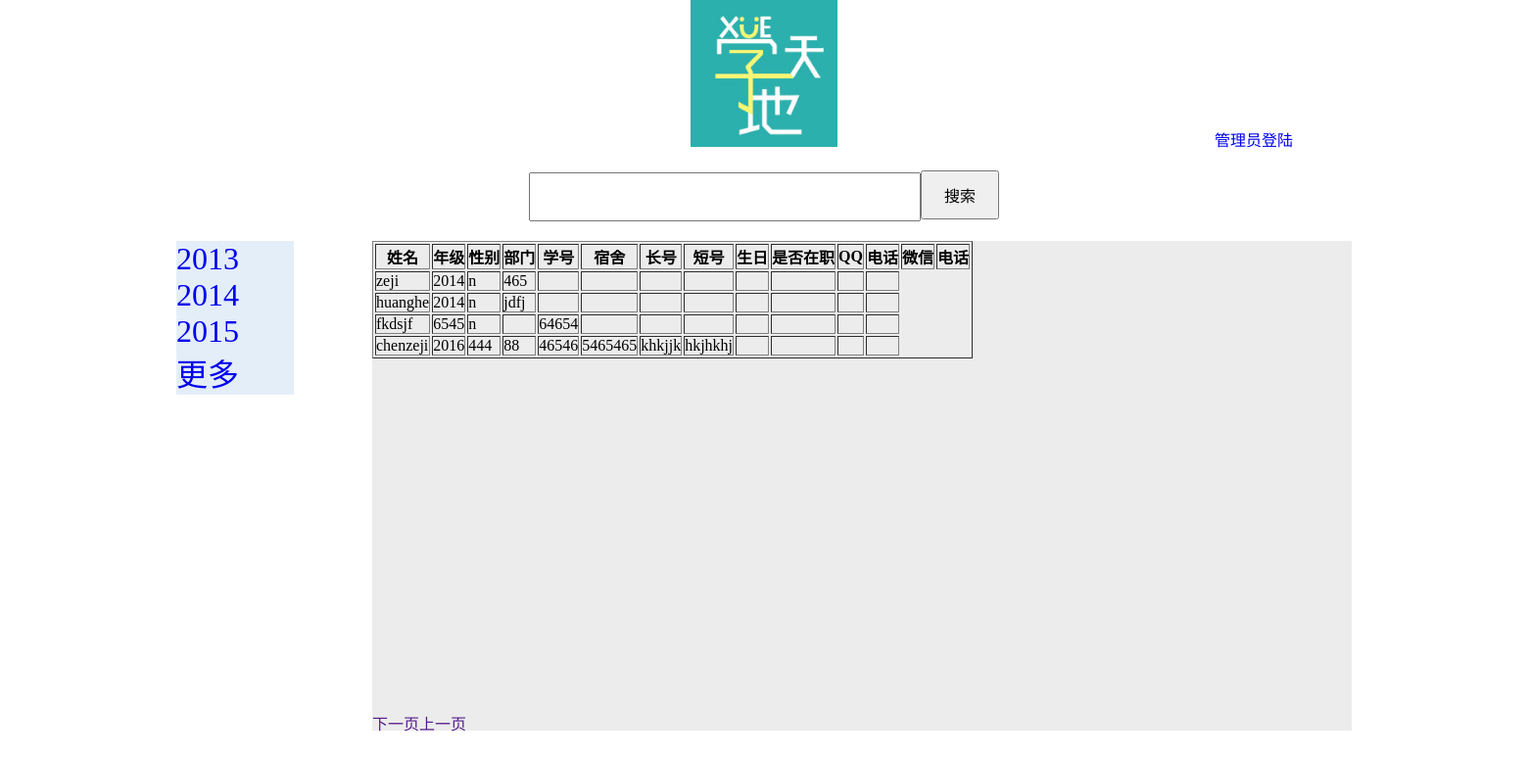
Page /main/ on the earlier database version.
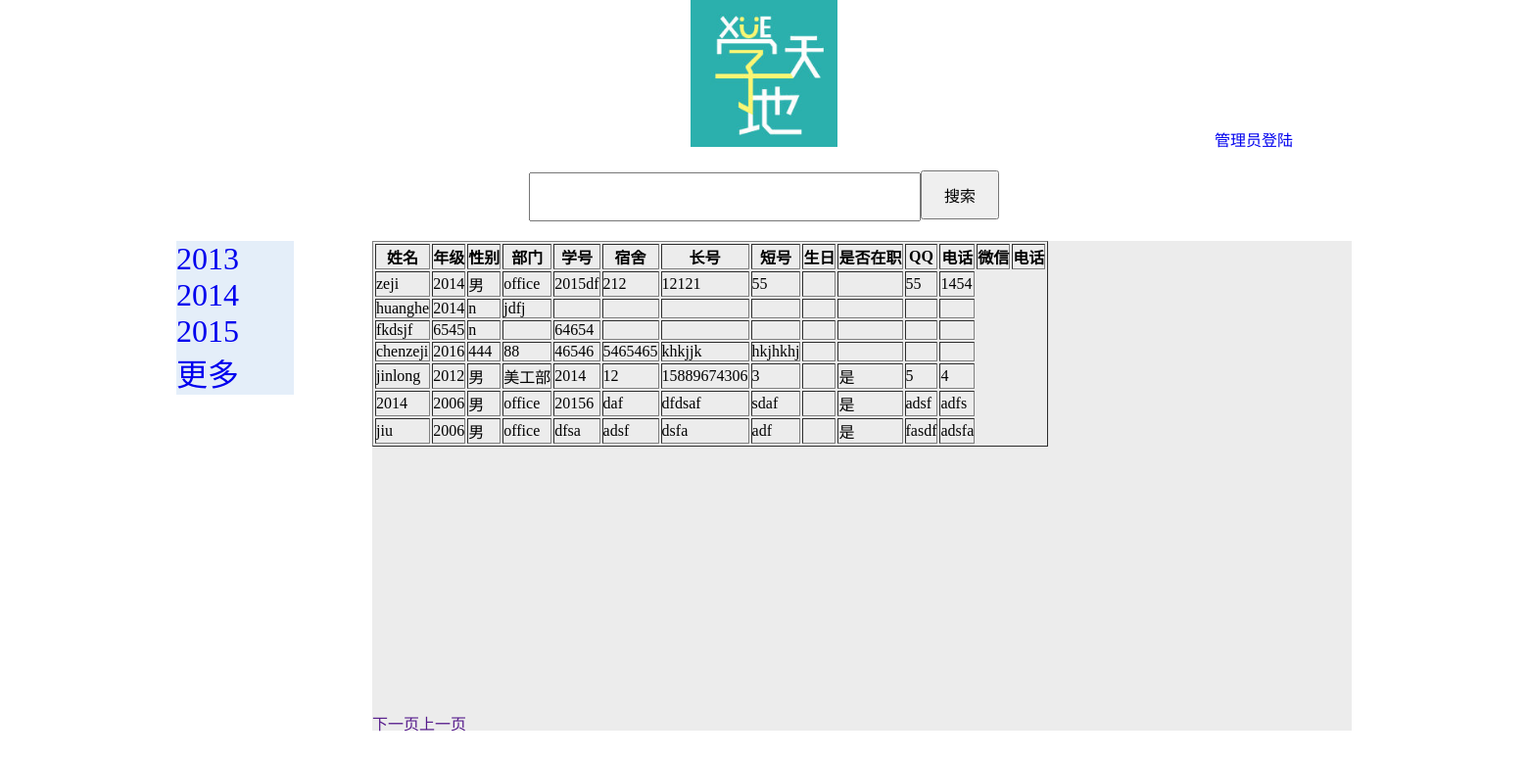
Same page on the later database version.
### address_book/models.py (models this page shows, shortened)
class Member(models.Model):
	name=models.CharField(max_length=20)
	grade=models.CharField(max_length=20)
	sex=models.CharField(max_length=1)
	department=models.CharField(max_length=20,blank=True)
	position=models.CharField(max_length=20,blank=True)
	stuID=models.CharField(max_length=20,blank=True)
	dormitory=models.CharField(max_length=20,blank=True)
	birthday_type=models.CharField(max_length=20,blank=True)
	phone_num_long=models.CharField(max_length=20,blank=True)
	phone_num_short=models.CharField(max_length=20,blank=True)
	is_work=models.CharField(max_length=3,blank=True)
	wechat=models.CharField(max_length=20,blank=True)
	qq=models.CharField(max_length=20,blank=True)

### address_book/views.py (the view)
# urls.py: url(r'^main/$',main),
def main(req):
	managername=req.session.get('managername','')
	if req.method=='GET':
		all_objects=Member.objects.all()
		msgs, page_range = my_pagination(req, all_objects)
		return render_to_response('main.html',{'msgs':msgs,'page_range':page_range,'managername':managername})
	else:
		search=req.POST['search']
		if  search=='':
			return HttpResponseRedirect('/main/')
		else:
			all_objects=Member.objects.filter(Q(name=search)|Q(stuID=search))
			msgs, page_range = my_pagination(req, all_objects)
			return render_to_response('main.html',{'msgs':msgs,'page_range':page_range,'managername':managername})

### address_book/views.py (called while the page is built)
def my_pagination(req,queryset,display_amount=15,after_range_num=5,bevor_range_num=4):
	paginator=Paginator(queryset,display_amount)
	try:
		page=int(req.GET.get('page'))
	except :
		page=1
	try:
		objects=paginator.page(page)
	except EmptyPage:
		objects=paginator.page(paginator.num_pages)
	except:
		objects=paginator.page(1)
	if page>=after_range_num:
		page_range=paginator.page_range[page-after_range_num:page+bevor_range_num]
	else:
		page_range=paginator.page_range[0:page+bevor_range_num]
	return objects,page_range

### address_book/templates/main.html (shortened to what this page needs)
<html lang="en">
<head>
	<link rel="stylesheet" type="text/css" href="style/main.css" />
</head>
<body>
	<div class="main">
		<div class="header">
			<div class="logo">
				<img src="picture/stulogo.jpg" width="150px" height="150px">
			</div>
			<div class="login">
				{% if managername %}<h2>welcome  {{managername}}</h2><a href="/logout/">退出</a>
				{% else %}<a href="/login/">管理员登陆</a>{%endif%}
			</div>
			<form method="post" class="searchBox">
				<input type="text" name="search" class="searchInput"><input type="submit" value="搜索" class="searchBtn">
			</form>
		</div>
		<div class="msgBox">
			<div class="sidebar">
				<ul>
					<li><a href="/showGradeMsg/2013/">2013</a></li>
					<li><a href="/showGradeMsg/2014/">2014</a></li>
					<li><a href="/showGradeMsg/2015/">2015</a></li>
					<li><a href="/">更多</a></li>
				</ul>
			</div>
			<div class="tableBox">
				<table border="1">
					<tr>
						<th>姓名</th>
						<th>年级</th>
						<th>性别</th>
						<th>部门</th>
						<th>学号</th>
						<th>宿舍</th>
						<th>长号</th>
						<th>短号</th>
						<th>生日</th>
						<th>是否在职</th>
						<th>QQ</th>
						<th>电话</th>
						<th>微信</th>
						<th>电话</th>
					</tr>
					{% for msg in msgs %}
					<tr>
						<td>{{msg.name}}</td>
						<td>{{msg.grade}}</td>
						<td>{{msg.sex}}</td>
						<td>{{msg.department}}</td>
						<td>{{msg.stuID}}</td>
						<td>{{msg.dormitory}}</td>
						<td>{{msg.phone_num_long}}</td>
						<td>{{msg.phone_num_short}}</td>
						<td>{{msg.birthday}}</td>
						<td>{{msg.is_work}}</td>
						<td>{{msg.qq}}</td>
						<td>{{msg.wechat}}</td>
					</tr>
					{% endfor %}
				</table>
				<div class="page"><a href="">下一页</a><a href="">上一页</a>{% if managername%} <a href="/addMsg/">添加成员</a>{% endif %}</div>
			</div>
		</div>
	</div>
</body>
</html>

### address_book/templates/style/main.css (style rules this page uses)
* { margin: 0; padding: 0; }
.main { margin: 0 auto; width: 1200px; }
.header { text-align: center; margin-bottom:20px; }
.searchInput { height: 50px; width: 400px; font-size: 100%; }
.searchBtn { height: 50px; width:80px; font-size: 100%; }
.sidebar { float: left; text-align: left; width: 120px; font-size: 2em; background: rgb(228,238,249); }
ul li { list-style-type:none; }
a { text-decoration:none; }
.login { position: relative; left: 500px; top:-20px; }
.tableBox { float: right; width:1000px; height: 500px; background: rgb(236,236,236); }
.msgBox { position: relative; }
.page { position:absolute; top:480px; }

Differences in the rows shown:
changed Member "zeji": sex "n" → "男"; department "465" → "office"; stuID (not shown) → "2015df"; dormitory (not shown) → "212"; phone_num_long (not shown) → "12121"; phone_num_short (not shown) → "55"; qq (not shown) → "55"; wechat (not shown) → "1454"
added Member: name "jinlong", grade "2012", sex "男", department "美工部", stuID "2014", dormitory "12", phone_num_long "15889674306", phone_num_short "3", is_work "是", qq "5", wechat "4"
added Member: name "2014", grade "2006", sex "男", department "office", stuID "20156", dormitory "daf", phone_num_long "dfdsaf", phone_num_short "sdaf", is_work "是", qq "adsf", wechat "adfs"
added Member: name "jiu", grade "2006", sex "男", department "office", stuID "dfsa", dormitory "adsf", phone_num_long "dsfa", phone_num_short "adf", is_work "是", qq "fasdf", wechat "adsfa"
